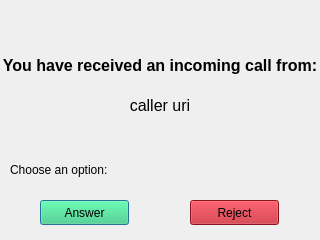
<?xml version="1.0" encoding="UTF-8"?>
<ui version="4.0">
 <class>IncomingCallDialog</class>
 <widget class="QDialog" name="IncomingCallDialog">
  <property name="geometry">
   <rect>
    <x>0</x>
    <y>0</y>
    <width>320</width>
    <height>240</height>
   </rect>
  </property>
  <property name="windowTitle">
   <string>Dialog</string>
  </property>
  <widget class="QLabel" name="headerLabel">
   <property name="geometry">
    <rect>
     <x>0</x>
     <y>40</y>
     <width>320</width>
     <height>51</height>
    </rect>
   </property>
   <property name="text">
    <string>&lt;html&gt;&lt;head/&gt;&lt;body&gt;&lt;p align=&quot;center&quot;&gt;&lt;span style=&quot; font-size:12pt; font-weight:600;&quot;&gt;You have received an incoming call from:&lt;/span&gt;&lt;/p&gt;&lt;/body&gt;&lt;/html&gt;</string>
   </property>
  </widget>
  <widget class="QLabel" name="requestLabel">
   <property name="geometry">
    <rect>
     <x>10</x>
     <y>160</y>
     <width>130</width>
     <height>20</height>
    </rect>
   </property>
   <property name="text">
    <string>Choose an option:</string>
   </property>
  </widget>
  <widget class="QPushButton" name="answerButton">
   <property name="geometry">
    <rect>
     <x>40</x>
     <y>200</y>
     <width>89</width>
     <height>25</height>
    </rect>
   </property>
   <property name="styleSheet">
    <string notr="true">background-color: rgb(51, 209, 122);</string>
   </property>
   <property name="text">
    <string>Answer</string>
   </property>
  </widget>
  <widget class="QPushButton" name="rejectButton">
   <property name="geometry">
    <rect>
     <x>190</x>
     <y>200</y>
     <width>89</width>
     <height>25</height>
    </rect>
   </property>
   <property name="styleSheet">
    <string notr="true">background-color: rgb(192, 28, 40);</string>
   </property>
   <property name="text">
    <string>Reject</string>
   </property>
  </widget>
  <widget class="QLabel" name="uriLabel">
   <property name="geometry">
    <rect>
     <x>0</x>
     <y>80</y>
     <width>320</width>
     <height>51</height>
    </rect>
   </property>
   <property name="text">
    <string>&lt;html&gt;&lt;head/&gt;&lt;body&gt;&lt;p align=&quot;center&quot;&gt;&lt;span style=&quot; font-size:12pt;&quot;&gt;caller uri&lt;/span&gt;&lt;/p&gt;&lt;/body&gt;&lt;/html&gt;</string>
   </property>
   <property name="alignment">
    <set>Qt::AlignCenter</set>
   </property>
  </widget>
 </widget>
 <resources/>
 <connections/>
</ui>
